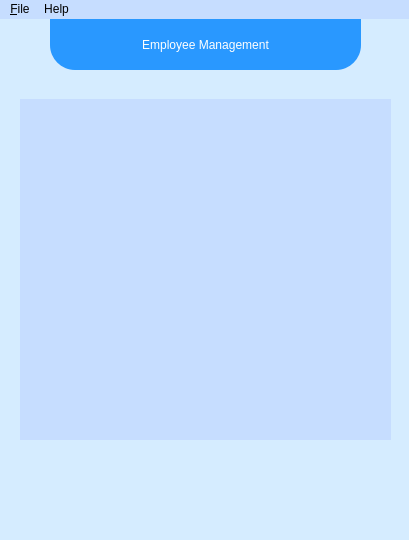
<?xml version="1.0" encoding="UTF-8"?>
<ui version="4.0">
 <class>MainWindow</class>
 <widget class="QMainWindow" name="MainWindow">
  <property name="geometry">
   <rect>
    <x>0</x>
    <y>0</y>
    <width>409</width>
    <height>540</height>
   </rect>
  </property>
  <property name="windowTitle">
   <string>Employee Management</string>
  </property>
  <property name="windowIcon">
   <iconset>
    <normaloff>img/employee.png</normaloff>img/employee.png</iconset>
  </property>
  <property name="styleSheet">
   <string notr="true">background-color: rgb(213, 236, 255);</string>
  </property>
  <widget class="QWidget" name="centralwidget">
   <widget class="QLabel" name="label">
    <property name="geometry">
     <rect>
      <x>50</x>
      <y>0</y>
      <width>311</width>
      <height>51</height>
     </rect>
    </property>
    <property name="styleSheet">
     <string notr="true">color: rgb(255, 255, 255);
background-color: rgb(41, 152, 255);
font: 700 italic 20pt &quot;Segoe UI&quot;;
border-bottom-left-radius: 25%;
border-bottom-right-radius: 25%;</string>
    </property>
    <property name="text">
     <string>Employee Management</string>
    </property>
    <property name="alignment">
     <set>Qt::AlignCenter</set>
    </property>
   </widget>
   <widget class="QScrollArea" name="scrollArea">
    <property name="geometry">
     <rect>
      <x>20</x>
      <y>80</y>
      <width>371</width>
      <height>341</height>
     </rect>
    </property>
    <property name="autoFillBackground">
     <bool>true</bool>
    </property>
    <property name="styleSheet">
     <string notr="true">border-radius:10px;
background-color: rgb(198, 221, 255);</string>
    </property>
    <property name="widgetResizable">
     <bool>true</bool>
    </property>
    <widget class="QWidget" name="scrollAreaWidgetContents">
     <property name="geometry">
      <rect>
       <x>0</x>
       <y>0</y>
       <width>371</width>
       <height>341</height>
      </rect>
     </property>
     <layout class="QGridLayout" name="gridLayout">
      <item row="1" column="0">
       <layout class="QGridLayout" name="gridLayout1"/>
      </item>
     </layout>
    </widget>
   </widget>
   <widget class="QPushButton" name="btn_add">
    <property name="geometry">
     <rect>
      <x>220</x>
      <y>433</y>
      <width>61</width>
      <height>61</height>
     </rect>
    </property>
    <property name="maximumSize">
     <size>
      <width>75</width>
      <height>16777215</height>
     </size>
    </property>
    <property name="styleSheet">
     <string notr="true">QPushButton{
font: 700 10pt &quot;Segoe UI&quot;;
color: rgb(255, 255, 255);
border-radius: 25%;
}</string>
    </property>
    <property name="text">
     <string/>
    </property>
    <property name="icon">
     <iconset>
      <normaloff>img/add.png</normaloff>img/add.png</iconset>
    </property>
    <property name="iconSize">
     <size>
      <width>60</width>
      <height>60</height>
     </size>
    </property>
   </widget>
   <widget class="QPushButton" name="btn_setting">
    <property name="geometry">
     <rect>
      <x>40</x>
      <y>434</y>
      <width>61</width>
      <height>61</height>
     </rect>
    </property>
    <property name="maximumSize">
     <size>
      <width>75</width>
      <height>16777215</height>
     </size>
    </property>
    <property name="styleSheet">
     <string notr="true">QPushButton{
font: 700 10pt &quot;Segoe UI&quot;;
color: rgb(255, 255, 255);
border-radius: 25%;
}</string>
    </property>
    <property name="text">
     <string/>
    </property>
    <property name="icon">
     <iconset>
      <normaloff>img/setting.png</normaloff>img/setting.png</iconset>
    </property>
    <property name="iconSize">
     <size>
      <width>53</width>
      <height>53</height>
     </size>
    </property>
   </widget>
   <widget class="QPushButton" name="btn_effect">
    <property name="geometry">
     <rect>
      <x>310</x>
      <y>433</y>
      <width>61</width>
      <height>61</height>
     </rect>
    </property>
    <property name="maximumSize">
     <size>
      <width>75</width>
      <height>16777215</height>
     </size>
    </property>
    <property name="styleSheet">
     <string notr="true">QPushButton{
font: 700 10pt &quot;Segoe UI&quot;;
color: rgb(255, 255, 255);
border-radius: 25%;
}</string>
    </property>
    <property name="text">
     <string/>
    </property>
    <property name="icon">
     <iconset>
      <normaloff>img/effect.png</normaloff>img/effect.png</iconset>
    </property>
    <property name="iconSize">
     <size>
      <width>60</width>
      <height>60</height>
     </size>
    </property>
   </widget>
   <widget class="QPushButton" name="btn_pallet">
    <property name="geometry">
     <rect>
      <x>130</x>
      <y>434</y>
      <width>61</width>
      <height>61</height>
     </rect>
    </property>
    <property name="maximumSize">
     <size>
      <width>75</width>
      <height>16777215</height>
     </size>
    </property>
    <property name="styleSheet">
     <string notr="true">QPushButton{
font: 700 10pt &quot;Segoe UI&quot;;
color: rgb(255, 255, 255);
border-radius: 25%;
}</string>
    </property>
    <property name="text">
     <string/>
    </property>
    <property name="icon">
     <iconset>
      <normaloff>img/pallet.png</normaloff>img/pallet.png</iconset>
    </property>
    <property name="iconSize">
     <size>
      <width>60</width>
      <height>60</height>
     </size>
    </property>
   </widget>
  </widget>
  <widget class="QStatusBar" name="statusbar"/>
  <widget class="QMenuBar" name="menubar">
   <property name="geometry">
    <rect>
     <x>0</x>
     <y>0</y>
     <width>409</width>
     <height>22</height>
    </rect>
   </property>
   <property name="styleSheet">
    <string notr="true">background-color: rgb(198, 221, 255);</string>
   </property>
   <widget class="QMenu" name="menu_File">
    <property name="title">
     <string>&amp;File</string>
    </property>
    <addaction name="exit"/>
   </widget>
   <widget class="QMenu" name="menuHelp">
    <property name="title">
     <string>Help</string>
    </property>
    <addaction name="info"/>
   </widget>
   <addaction name="menu_File"/>
   <addaction name="menuHelp"/>
  </widget>
  <action name="exit">
   <property name="text">
    <string>Exit</string>
   </property>
   <property name="shortcut">
    <string>Esc</string>
   </property>
  </action>
  <action name="info">
   <property name="text">
    <string>Info</string>
   </property>
  </action>
  <action name="about">
   <property name="text">
    <string>about</string>
   </property>
  </action>
 </widget>
 <resources/>
 <connections/>
</ui>
